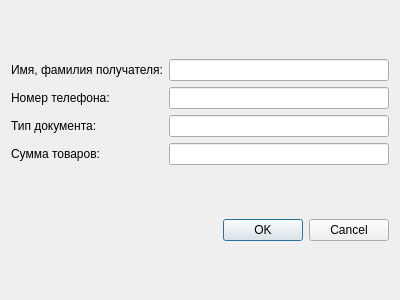
<?xml version="1.0" encoding="UTF-8"?>
<ui version="4.0">
 <class>EditEntryDestination</class>
 <widget class="QDialog" name="EditEntryDestination">
  <property name="geometry">
   <rect>
    <x>0</x>
    <y>0</y>
    <width>400</width>
    <height>300</height>
   </rect>
  </property>
  <property name="windowTitle">
   <string>Dialog</string>
  </property>
  <layout class="QVBoxLayout" name="verticalLayout">
   <item>
    <layout class="QGridLayout" name="gridLayout">
     <item row="2" column="1">
      <widget class="QLineEdit" name="firstLastDstEdit"/>
     </item>
     <item row="5" column="0">
      <widget class="QLabel" name="label_6">
       <property name="text">
        <string>Сумма товаров:</string>
       </property>
      </widget>
     </item>
     <item row="2" column="0">
      <widget class="QLabel" name="label_2">
       <property name="text">
        <string>Имя, фамилия получателя:</string>
       </property>
      </widget>
     </item>
     <item row="4" column="0">
      <widget class="QLabel" name="label_5">
       <property name="text">
        <string>Тип документа:</string>
       </property>
      </widget>
     </item>
     <item row="3" column="0">
      <widget class="QLabel" name="label_3">
       <property name="text">
        <string>Номер телефона:</string>
       </property>
      </widget>
     </item>
     <item row="5" column="1">
      <widget class="QLineEdit" name="productSumEdit"/>
     </item>
     <item row="3" column="1">
      <widget class="QLineEdit" name="phoneNumberEdit"/>
     </item>
     <item row="4" column="1">
      <widget class="QLineEdit" name="documentTypeEdit"/>
     </item>
    </layout>
   </item>
   <item>
    <widget class="QDialogButtonBox" name="buttonBox">
     <property name="orientation">
      <enum>Qt::Horizontal</enum>
     </property>
     <property name="standardButtons">
      <set>QDialogButtonBox::Cancel|QDialogButtonBox::Ok</set>
     </property>
    </widget>
   </item>
  </layout>
 </widget>
 <resources/>
 <connections>
  <connection>
   <sender>buttonBox</sender>
   <signal>accepted()</signal>
   <receiver>EditEntryDestination</receiver>
   <slot>accept()</slot>
   <hints>
    <hint type="sourcelabel">
     <x>248</x>
     <y>254</y>
    </hint>
    <hint type="destinationlabel">
     <x>157</x>
     <y>274</y>
    </hint>
   </hints>
  </connection>
  <connection>
   <sender>buttonBox</sender>
   <signal>rejected()</signal>
   <receiver>EditEntryDestination</receiver>
   <slot>reject()</slot>
   <hints>
    <hint type="sourcelabel">
     <x>316</x>
     <y>260</y>
    </hint>
    <hint type="destinationlabel">
     <x>286</x>
     <y>274</y>
    </hint>
   </hints>
  </connection>
 </connections>
</ui>
